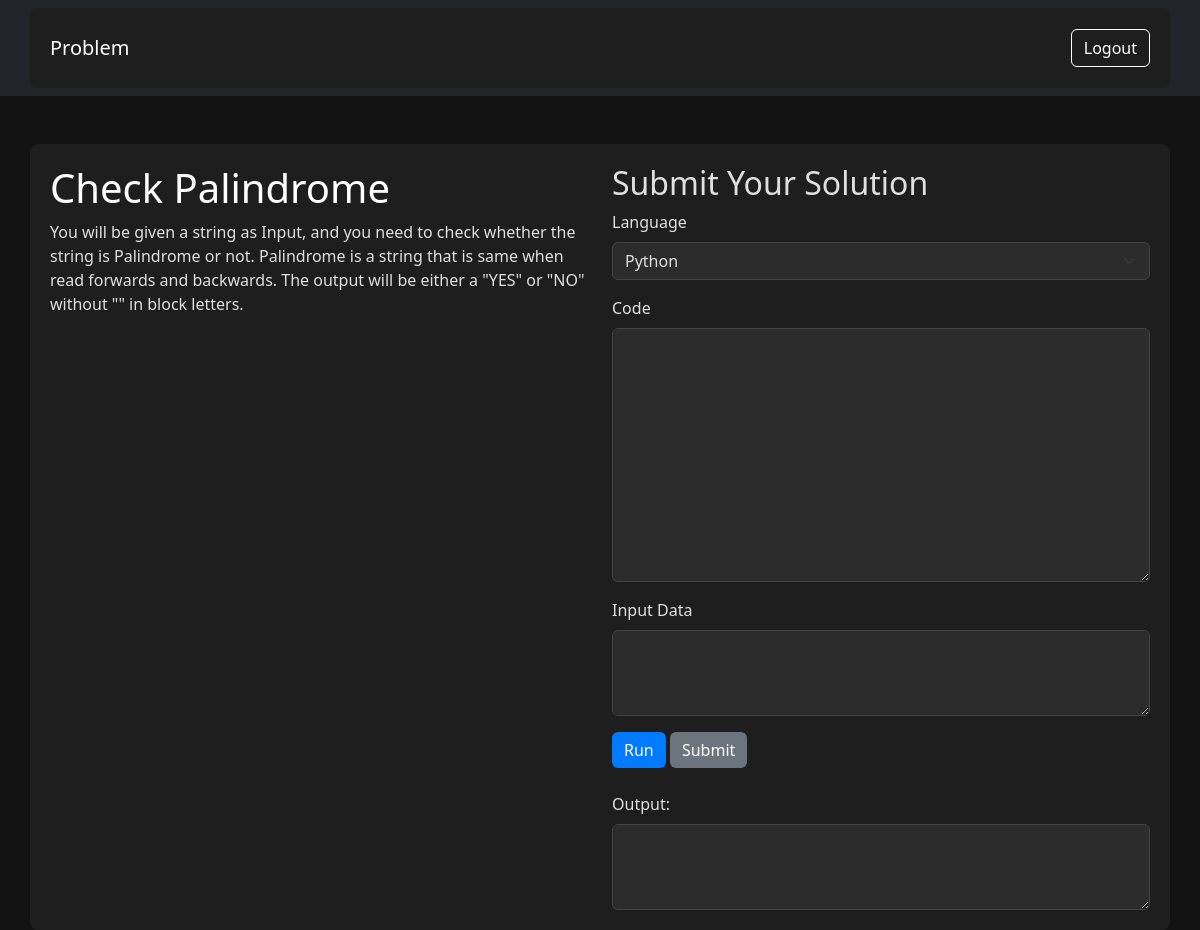
/problems/problem/3/ (signed in), run on the app's committed database.
### Problemset/models.py (models this page shows, shortened)
class Problem(models.Model):
    title = models.CharField(max_length=200)
    description = models.TextField()

### Problemset/views.py (the view, shortened to what this page needs)
# urls.py: path('problem/<int:problem_id>/', views.problem_detail, name='problem_detail'),
@login_required
def problem_detail(request, problem_id):
    problem = get_object_or_404(Problem, pk = problem_id )
    return render(request, 'Problemset/problem_detail.html', {'problem': problem})

### Problemset/templates/Problemset/problem_detail.html (shortened to what this page needs)
<!DOCTYPE html>
<html lang="en">
<head>
    <link href="https://cdn.jsdelivr.net/npm/bootstrap@5.3.0/dist/css/bootstrap.min.css" rel="stylesheet">
</head>
<body>
    <header>
        <nav class="navbar navbar-dark bg-dark">
            <div class="container">
                <a class="navbar-brand" href="#">Problem</a>
                <a class="btn btn-outline-light" href="{% url 'logout' %}">Logout</a>
            </div>
        </nav>
    </header>
    <div class="container mt-5">
        <div class="row">
            <div class="col-md-6">
                <h1>{{ problem.title }}</h1>
                <p>{{ problem.description }}</p>
            </div>
            <div class="col-md-6">
                <h2>Submit Your Solution</h2>
                <form id="compiler-form" method="post">
                    <div class="mb-3">
                        <label for="language" class="form-label">Language</label>
                        <select id="language" name="language" class="form-select">
                            <option value="python">Python</option>
                        </select>
                    </div>
                    <div class="mb-3">
                        <label for="code" class="form-label">Code</label>
                        <textarea id="code" name="code" class="form-control" rows="10"></textarea>
                    </div>
                    <div class="mb-3">
                        <label for="input_data" class="form-label">Input Data</label>
                        <textarea id="input_data" name="input_data" class="form-control" rows="3"></textarea>
                    </div>
                    <button type="button" class="btn btn-primary" onclick="runCode()">Run</button>
                    <button type="submit" class="btn btn-secondary" onclick="submitCode()">Submit</button>
                </form>
                <div class="mt-4">
                    <label for="output" class="form-label">Output:</label>
                    <textarea id="output" name="output" class="form-control" rows="3" readonly></textarea>
                </div>
            </div>
        </div>
    </div>
</body>
</html>

### Problemset/templates/Problemset/problem_detail.html (style rules this page uses)
body { background-color: #121212; color: #e0e0e0; }
.navbar-dark { background-color: #343a40; }
.container { background-color: #1e1e1e; border-radius: 8px; padding: 20px; }
h1 { color: #ffffff; }
.form-control { background-color: #2c2c2c; color: #e0e0e0; border: 1px solid #444; }
.form-select { background-color: #2c2c2c; color: #e0e0e0; border: 1px solid #444; }
.btn-primary { background-color: #007bff; border: none; }
.btn-secondary { background-color: #6c757d; border: none; }
.btn { color: #ffffff; }
.btn-outline-light { border-color: #ffffff; color: #ffffff; }

### data on the page
Problem: title "Check Palindrome", description "You will be given a string as Input, and you need to check whether the string is Palindrome or not. Palindrome is a string that is same when read forwards and backwards. The output will be either a \"YES\" or \"NO\" without \"\" in block letters."
